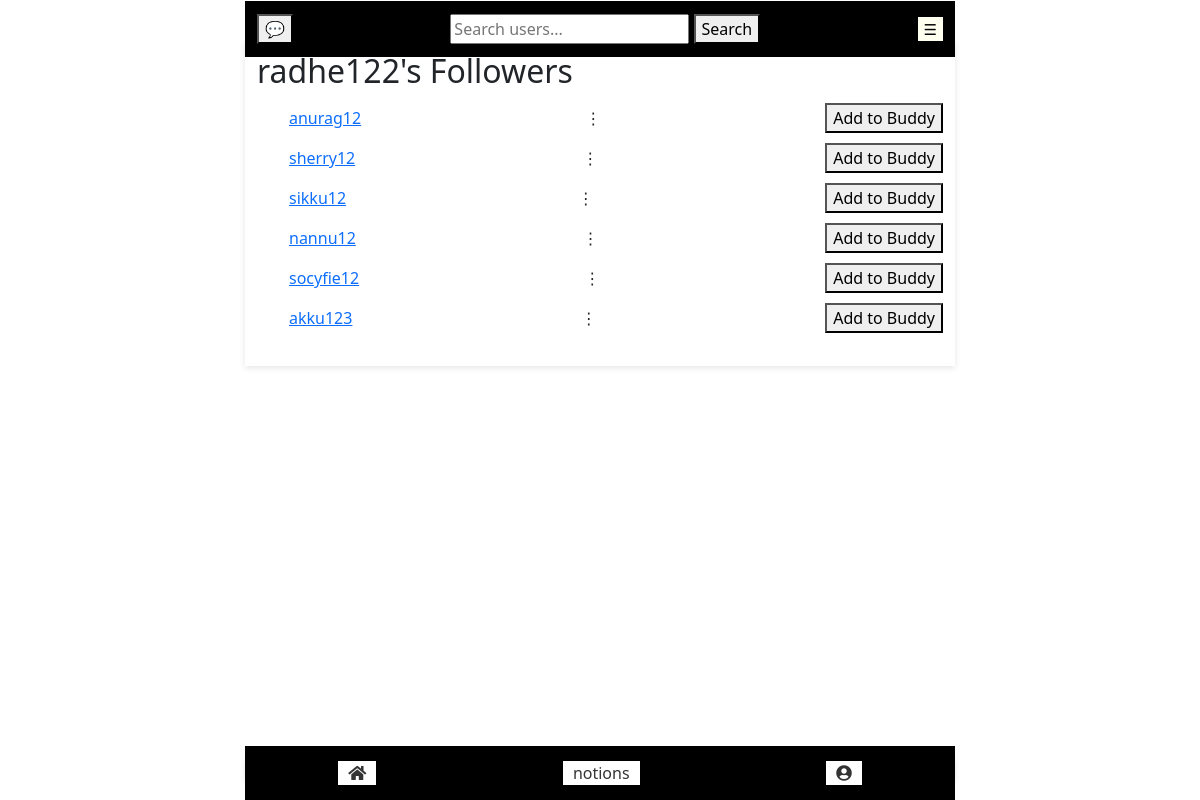
Page /followers_list/3/ (signed in) on the committed database.
### service_auth/notion/models.py (models this page shows)
class Follow(models.Model):
    follower = models.ForeignKey(AuthUser, related_name='following_set', on_delete=models.CASCADE)
    following = models.ForeignKey(AuthUser, related_name='follower_set', on_delete=models.CASCADE)
    created_at = models.DateTimeField(auto_now_add=True)
    class Meta:
        unique_together = ('follower', 'following')

### service_auth/notion/views.py (the view)
# urls.py: path('followers_list/', views.followers_list, name='followers_list'),
@login_required
def followers_list(request, user_id):
    profile_user = get_object_or_404(AuthUser, id=user_id)
    followers = Follow.objects.filter(following=profile_user).select_related('follower')
    return render(request, 'followers_list.html', {'profile_user': profile_user, 'followers': followers})

### templates/notions/followers_list.html (shortened to what this page needs)
{% extends 'landing_page.html' %}
{% block main_content %}
<div class="followers">
  <h2>{{ profile_user.username }}'s Followers</h2>
  <ul>
      {% for follow in followers %}
      <li style="display: flex; justify-content: space-between; align-items: center;">
          <a href="{% url 'user_profile:profile' follow.follower.id %}">
              {{ follow.follower.username }}
          </a>
          {%if profile_user == request.user%}
          <div class="dropdown">
              <span>⋮</span>
          </div>
          {% if not is_buddy %}
              <form method="post" action="{% url 'user_profile:add_to_buddy' follow.follower.id %}">
                  <button type="submit" style="width: 100%; text-align: left;">Add to Buddy</button>
              </form>
          {% else %}
              <form method="post" action="{% url 'user_profile:remove_from_buddy_list' follow.follower.id %}">
                  {% csrf_token %}
                  <button type="submit" style="width: 100%; text-align: left;">Remove from Buddy</button>
              </form>
          {% endif %}
          {% endif %}
      </li>
      {% endfor %}
  </ul>
</div>
{% endblock %}

### templates/notions/followers_list.html (style rules this page uses)
.dropdown { position: relative; display: inline-block; }

### rows in the picture
Follow: follower.username "anurag12"
Follow: follower.username "sherry12"
Follow: follower.username "sikku12"
Follow: follower.username "nannu12"
Follow: follower.username "socyfie12"
Follow: follower.username "akku123"

### other values in the picture
{{ profile_user.username }} "radhe122"
